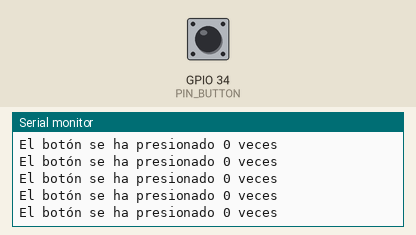
The sketch below on a simulated ESP32. Parts: the last lines printed to the serial monitor. The inputs (shaded band) are chosen by the test bench; at power-on: GPIO 34 (PIN_BUTTON) LOW.

Above: at 1.2 s.
1.3 s: GPIO 34 (PIN_BUTTON) pulled HIGH for 0.15 s
At 2.3 s:
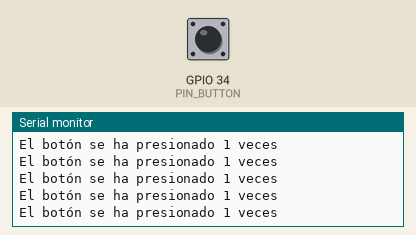
4.4 s: GPIO 34 (PIN_BUTTON) pulled HIGH for 1 s
At 4.9 s:
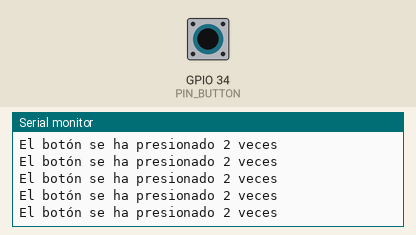
Timing chart, 0 to 7.4 s (numbered marks = the images above; inputs shaded):
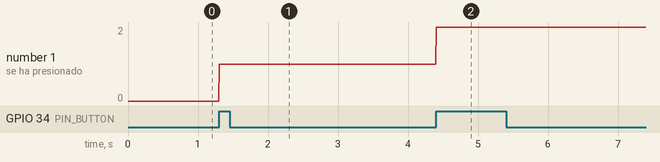

Measured:
- after the input at 1.3 s, the serial monitor: prints a new line at once (image 1)
- after the input at 4.4 s, the serial monitor: prints a new line at once (image 2)
- plotted number 1: 0 → 1 after the input at 1.3 s, 1 → 2 after the input at 4.4 s

The sketch:

intbutton.ino
```cpp
#define PIN_BUTTON 34
// Definimos la variable que guardará el numero de veces que hemos presionado el botón.
int numberKeyPresses = 0;
// Definimos la variable que guardara la última lectura de tiempo registrada (es un entero sin signo de 32 bits).
uint32_t lastMillis = 0;

// Definimos la función de interrupción la cual es del tipo void y se almacena en la RAM interna.
void IRAM_ATTR isrButton() {
  // Definimos  un condicional para establecer un debouncing para nuestro botón y que no registre el ruido propio de este dispositivo mecánico.
  if (millis() - lastMillis > 125) {
    numberKeyPresses += 1;
    lastMillis = millis();
  }
}

void setup() {
    Serial.begin(115200);
    pinMode(PIN_BUTTON, INPUT);
    attachInterrupt(PIN_BUTTON, isrButton, RISING);
}

void loop() {
    // Imprimimos el número de veces que hemos presionado el botón en el monitor serial.
    Serial.printf("El botón se ha presionado %u veces\n", numberKeyPresses);
}
```
